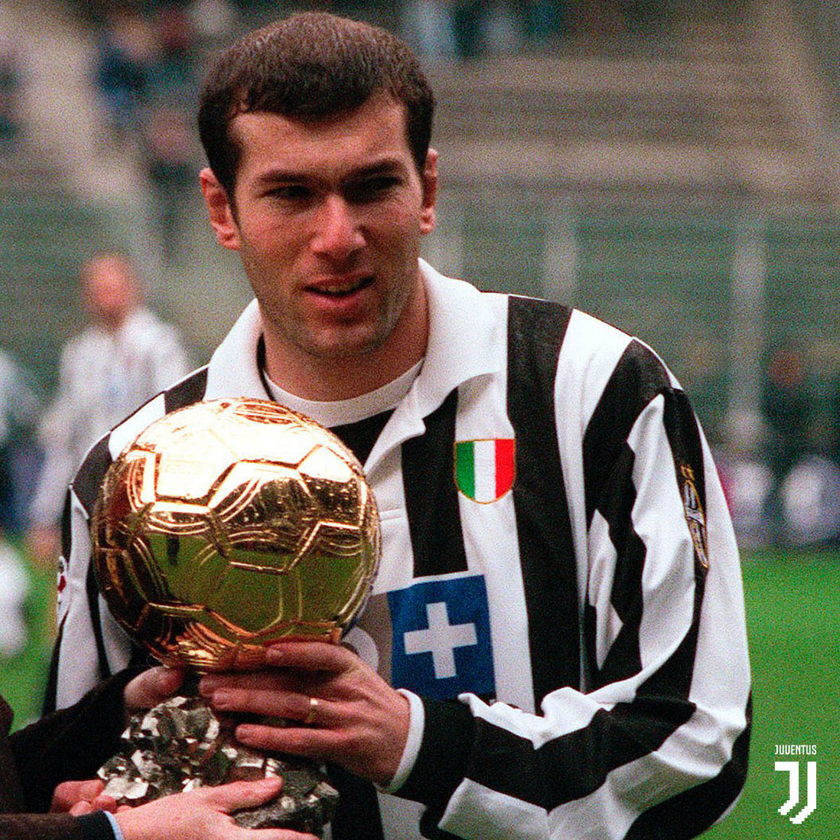
#> input picture programms/openCV/zidane.png, 840 x 840 px, shrunk from 1056 x 1056 before the run
$ python image.py
#> lines starting #> are read from the running program, lines starting #| are printed output that depends on the picture; after the words box and inside, x2 and y2 are one past the last pixel; in counts of white or black regions, pixels touching at a corner belong together
import cv2

face_cascade = cv2.CascadeClassifier("haarcascade_frontalface_default.xml")

image = cv2.imread("zidane.png")
#> image is the input picture: shape (840, 840, 3); mean B, G, R 90.8, 99.6, 109.8
gray = cv2.cvtColor(image, cv2.COLOR_BGR2GRAY)
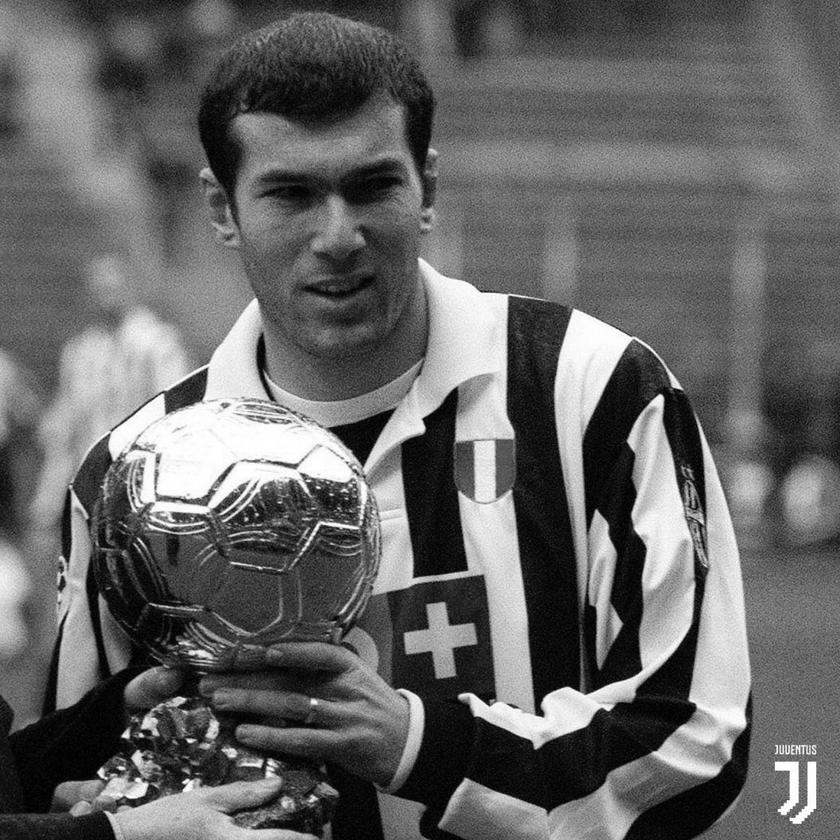
#> gray: shape (840, 840); min 0, max 255, mean 101.7

data = face_cascade.detectMultiScale(image, 1.1, 19)
#> data = [[214, 101, 239, 239]]
for (x, y, z, v) in data:
    cv2.rectangle(image, (x, y),
                  (x + z, y + v), (0, 255, 0), 2)
#> this loop made 1 pass
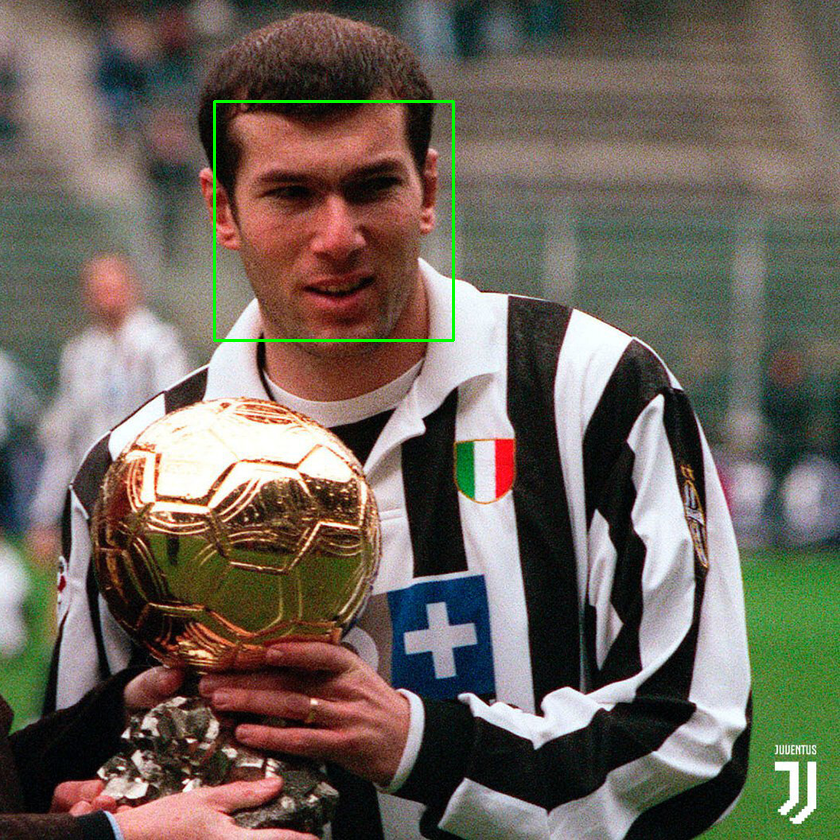
#> image: shape (840, 840, 3); 0.41% of pixels changed, all inside (x1, y1, x2, y2) = (213, 100, 455, 342)

cv2.imshow('image', image)
cv2.waitKey()
